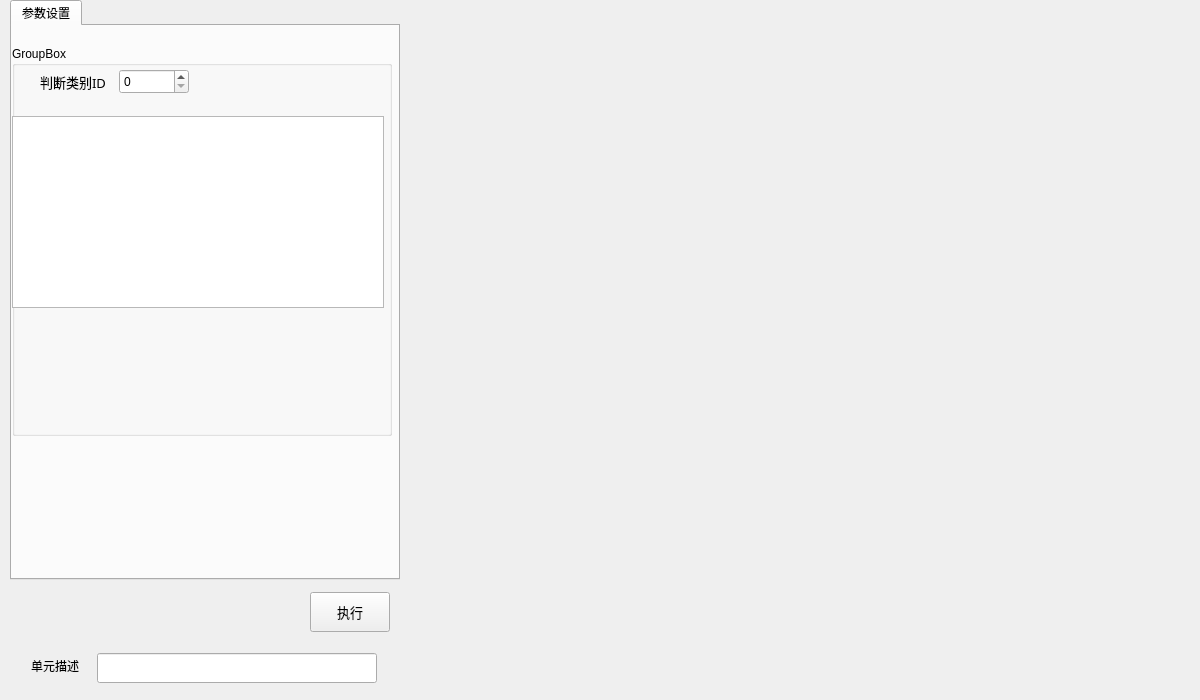
<?xml version="1.0" encoding="UTF-8"?>
<ui version="4.0">
 <class>FramLogicalOperationClass</class>
 <widget class="QWidget" name="FramLogicalOperationClass">
  <property name="geometry">
   <rect>
    <x>0</x>
    <y>0</y>
    <width>1200</width>
    <height>700</height>
   </rect>
  </property>
  <property name="minimumSize">
   <size>
    <width>1200</width>
    <height>700</height>
   </size>
  </property>
  <property name="maximumSize">
   <size>
    <width>1200</width>
    <height>700</height>
   </size>
  </property>
  <property name="windowTitle">
   <string>FramLogicalOperation</string>
  </property>
  <widget class="QTabWidget" name="tabWidget">
   <property name="geometry">
    <rect>
     <x>10</x>
     <y>0</y>
     <width>390</width>
     <height>580</height>
    </rect>
   </property>
   <property name="minimumSize">
    <size>
     <width>390</width>
     <height>580</height>
    </size>
   </property>
   <property name="maximumSize">
    <size>
     <width>390</width>
     <height>580</height>
    </size>
   </property>
   <property name="currentIndex">
    <number>0</number>
   </property>
   <widget class="QWidget" name="widget_2">
    <attribute name="title">
     <string>参数设置</string>
    </attribute>
    <widget class="QGroupBox" name="groupBox_3">
     <property name="geometry">
      <rect>
       <x>0</x>
       <y>20</y>
       <width>380</width>
       <height>390</height>
      </rect>
     </property>
     <property name="minimumSize">
      <size>
       <width>380</width>
       <height>390</height>
      </size>
     </property>
     <property name="maximumSize">
      <size>
       <width>380</width>
       <height>390</height>
      </size>
     </property>
     <property name="title">
      <string>GroupBox</string>
     </property>
     <widget class="QWidget" name="layoutWidget_3">
      <property name="geometry">
       <rect>
        <x>10</x>
        <y>10</y>
        <width>361</width>
        <height>51</height>
       </rect>
      </property>
      <layout class="QHBoxLayout" name="horizontalLayout_4">
       <item>
        <widget class="QLabel" name="label">
         <property name="minimumSize">
          <size>
           <width>80</width>
           <height>30</height>
          </size>
         </property>
         <property name="maximumSize">
          <size>
           <width>80</width>
           <height>30</height>
          </size>
         </property>
         <property name="font">
          <font>
           <family>微软雅黑</family>
           <pointsize>10</pointsize>
          </font>
         </property>
         <property name="layoutDirection">
          <enum>Qt::LeftToRight</enum>
         </property>
         <property name="text">
          <string>判断类别ID</string>
         </property>
         <property name="alignment">
          <set>Qt::AlignCenter</set>
         </property>
        </widget>
       </item>
       <item>
        <widget class="QSpinBox" name="spinBoxJudgementClassId">
         <property name="minimumSize">
          <size>
           <width>70</width>
           <height>25</height>
          </size>
         </property>
         <property name="maximumSize">
          <size>
           <width>70</width>
           <height>25</height>
          </size>
         </property>
         <property name="value">
          <number>0</number>
         </property>
        </widget>
       </item>
       <item>
        <spacer name="horizontalSpacer_5">
         <property name="orientation">
          <enum>Qt::Horizontal</enum>
         </property>
         <property name="sizeHint" stdset="0">
          <size>
           <width>40</width>
           <height>20</height>
          </size>
         </property>
        </spacer>
       </item>
      </layout>
     </widget>
     <widget class="QListView" name="listView">
      <property name="geometry">
       <rect>
        <x>0</x>
        <y>70</y>
        <width>372</width>
        <height>192</height>
       </rect>
      </property>
     </widget>
    </widget>
   </widget>
  </widget>
  <widget class="QWidget" name="widget" native="true">
   <property name="geometry">
    <rect>
     <x>10</x>
     <y>592</y>
     <width>380</width>
     <height>100</height>
    </rect>
   </property>
   <property name="minimumSize">
    <size>
     <width>380</width>
     <height>100</height>
    </size>
   </property>
   <property name="maximumSize">
    <size>
     <width>380</width>
     <height>100</height>
    </size>
   </property>
   <widget class="QWidget" name="horizontalLayoutWidget_2">
    <property name="geometry">
     <rect>
      <x>10</x>
      <y>50</y>
      <width>361</width>
      <height>41</height>
     </rect>
    </property>
    <layout class="QHBoxLayout" name="horizontalLayout_3">
     <item>
      <widget class="QLabel" name="label_3">
       <property name="sizePolicy">
        <sizepolicy hsizetype="Fixed" vsizetype="Fixed">
         <horstretch>0</horstretch>
         <verstretch>0</verstretch>
        </sizepolicy>
       </property>
       <property name="minimumSize">
        <size>
         <width>60</width>
         <height>25</height>
        </size>
       </property>
       <property name="maximumSize">
        <size>
         <width>60</width>
         <height>25</height>
        </size>
       </property>
       <property name="text">
        <string>单元描述</string>
       </property>
      </widget>
     </item>
     <item>
      <widget class="QLineEdit" name="txtDescribe">
       <property name="sizePolicy">
        <sizepolicy hsizetype="Fixed" vsizetype="Fixed">
         <horstretch>0</horstretch>
         <verstretch>0</verstretch>
        </sizepolicy>
       </property>
       <property name="minimumSize">
        <size>
         <width>280</width>
         <height>30</height>
        </size>
       </property>
       <property name="maximumSize">
        <size>
         <width>280</width>
         <height>30</height>
        </size>
       </property>
       <property name="font">
        <font>
         <family>微软雅黑</family>
         <pointsize>10</pointsize>
        </font>
       </property>
      </widget>
     </item>
    </layout>
   </widget>
   <widget class="QPushButton" name="pushButtonExecute">
    <property name="geometry">
     <rect>
      <x>300</x>
      <y>0</y>
      <width>80</width>
      <height>40</height>
     </rect>
    </property>
    <property name="minimumSize">
     <size>
      <width>80</width>
      <height>40</height>
     </size>
    </property>
    <property name="maximumSize">
     <size>
      <width>80</width>
      <height>40</height>
     </size>
    </property>
    <property name="font">
     <font>
      <family>微软雅黑</family>
      <pointsize>10</pointsize>
     </font>
    </property>
    <property name="text">
     <string>执行</string>
    </property>
   </widget>
  </widget>
 </widget>
 <layoutdefault spacing="6" margin="11"/>
 <resources>
  <include location="FramLogicalOperation.qrc"/>
 </resources>
 <connections/>
</ui>
